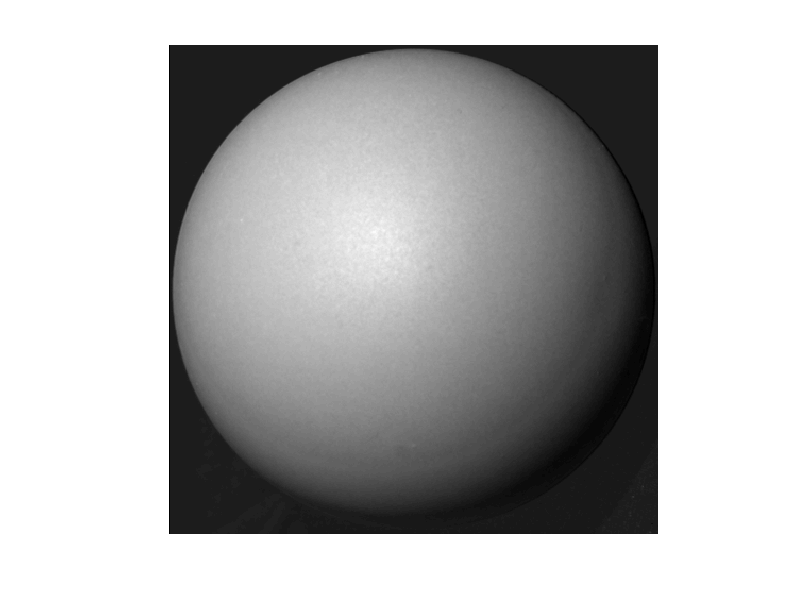

Source code (MATLAB):
clc
clear all
close all

load('N_1_real.mat');
load('N_2_real.mat');
load('N_3_real.mat');

light=[0.5 0.5 1];
light=light/sqrt(light(1)*light(1)+light(2)*light(2)+light(3)*light(3));
I=zeros(size(N_1,1),size(N_1,2));

for count_x=1:size(N_1,1)
    for count_y=1:size(N_1,2)
        
        I(count_x,count_y)=light*[N_1(count_x,count_y);N_2(count_x,count_y);N_3(count_x,count_y)];
        %N=S\[double(im_1(count_x,count_y));double(im_2(count_x,count_y));double(im_3(count_x,count_y))];
%         N_1(count_x,count_y)=N(1)/sqrt(N(1)*N(1)+N(2)*N(2)+N(3)*N(3));
%         N_2(count_x,count_y)=N(2)/sqrt(N(1)*N(1)+N(2)*N(2)+N(3)*N(3));
%         N_3(count_x,count_y)=N(3)/sqrt(N(1)*N(1)+N(2)*N(2)+N(3)*N(3));
%         N_1(count_x,count_y)=N(1)/N(3);
%         N_2(count_x,count_y)=N(2)/N(3);
%         N_3(count_x,count_y)=1;
%         N_1(count_x,count_y)=N_1(count_x,count_y)/N_3(count_x,count_y);
%         N_2(count_x,count_y)=N_2(count_x,count_y)/N_3(count_x,count_y);
        %N_3(count_x,count_y)=N(3);
    end
end
imshow(I);
